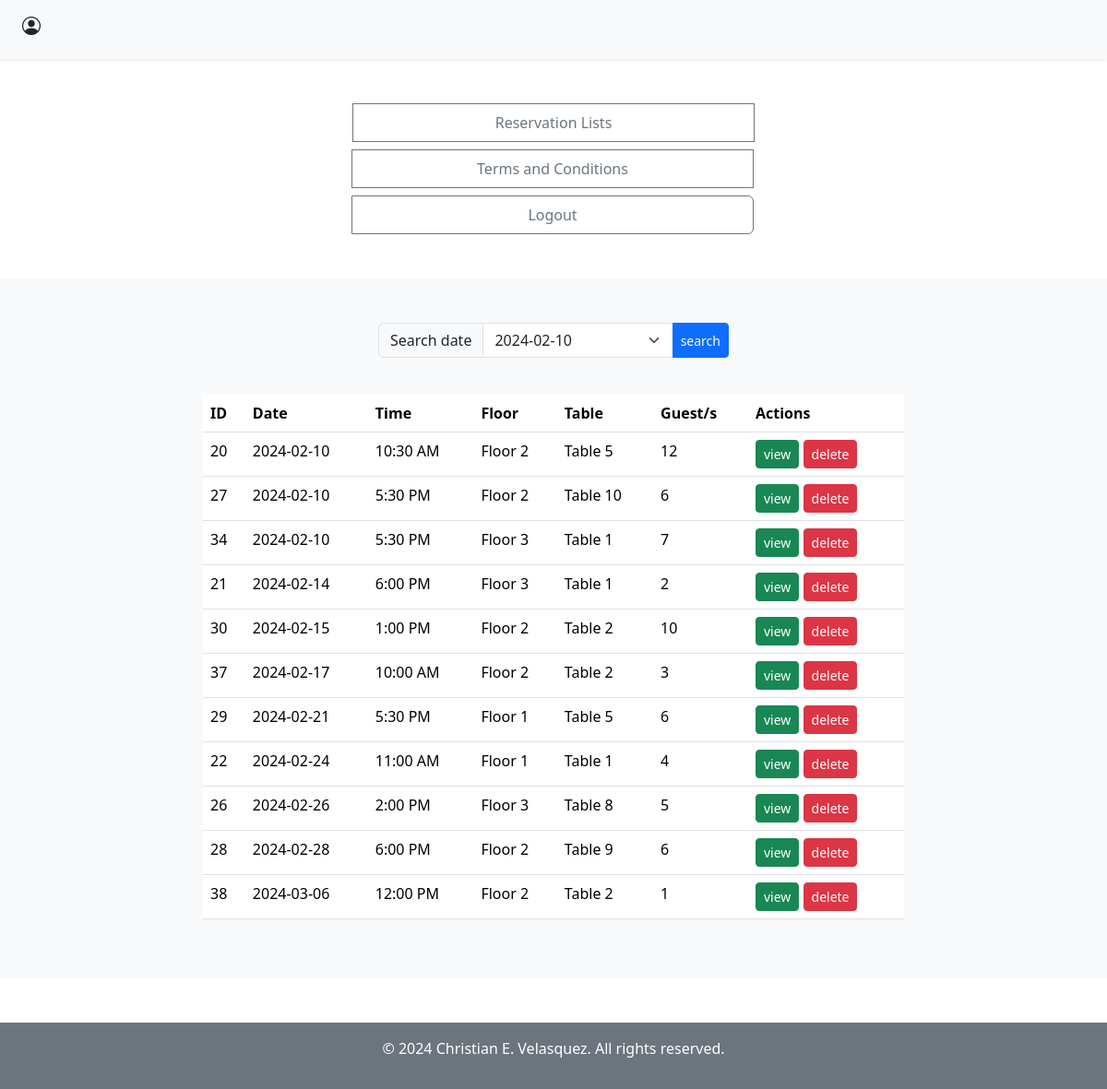
The app's page /admin.php with its own data.
### tables this page shows
CREATE TABLE `reservation_info` (
  `reservation_id` int(5) UNSIGNED ZEROFILL NOT NULL,
  `reservation_date` date DEFAULT NULL,
  `reservation_time` varchar(10) DEFAULT NULL,
  `num_guest` int(5) DEFAULT NULL,
  `reservation_floor` varchar(10) DEFAULT NULL,
  `reservation_table` varchar(10) DEFAULT NULL
);

### db_rdatas.php (the view, shortened to what this page needs)
<?php
require "dbconnection.php";
$reservationDatas = "SELECT * FROM reservation_info ORDER BY reservation_date ASC";
$datasQuery = $dbConnect->prepare($reservationDatas);
$datasQuery->execute();
$dataResults = $datasQuery->get_result();
if ($dataResults->num_rows > 0) {
  while ($dataRow =  $dataResults->fetch_assoc()) {
    echo "<section id='$dataRow[reservation_date]'>
            <tr>
              <td>$dataRow[reservation_id]</td>
              <td>$dataRow[reservation_date]</td>
              <td>$dataRow[reservation_time]</td>
              <td>$dataRow[reservation_floor]</td>
              <td>$dataRow[reservation_table]</td>
              <td>$dataRow[num_guest]</td>
              <td>
                <a href='rdview.php?id=$dataRow[reservation_id]' class='btn btn-success btn-sm'>view</a>
                <a href='rddelete.php?id=$dataRow[reservation_id]' class='btn btn-danger btn-sm'>delete</a>
              </td>
            </tr>
          </section>";
  }
} else {
  echo "<tr>
          <td colspan='7'>No data yet.</td>
        </tr>";;
}
?>

### records on screen
reservation_info: reservation_id "20", reservation_date "2024-02-10", reservation_time "10:30 AM", reservation_floor "Floor 2", reservation_table "Table 5", num_guest "12"
reservation_info: reservation_id "27", reservation_date "2024-02-10", reservation_time "5:30 PM", reservation_floor "Floor 2", reservation_table "Table 10", num_guest "6"
reservation_info: reservation_id "34", reservation_date "2024-02-10", reservation_time "5:30 PM", reservation_floor "Floor 3", reservation_table "Table 1", num_guest "7"
reservation_info: reservation_id "21", reservation_date "2024-02-14", reservation_time "6:00 PM", reservation_floor "Floor 3", reservation_table "Table 1", num_guest "2"
reservation_info: reservation_id "30", reservation_date "2024-02-15", reservation_time "1:00 PM", reservation_floor "Floor 2", reservation_table "Table 2", num_guest "10"
reservation_info: reservation_id "37", reservation_date "2024-02-17", reservation_time "10:00 AM", reservation_floor "Floor 2", reservation_table "Table 2", num_guest "3"
reservation_info: reservation_id "29", reservation_date "2024-02-21", reservation_time "5:30 PM", reservation_floor "Floor 1", reservation_table "Table 5", num_guest "6"
reservation_info: reservation_id "22", reservation_date "2024-02-24", reservation_time "11:00 AM", reservation_floor "Floor 1", reservation_table "Table 1", num_guest "4"
reservation_info: reservation_id "26", reservation_date "2024-02-26", reservation_time "2:00 PM", reservation_floor "Floor 3", reservation_table "Table 8", num_guest "5"
reservation_info: reservation_id "28", reservation_date "2024-02-28", reservation_time "6:00 PM", reservation_floor "Floor 2", reservation_table "Table 9", num_guest "6"
reservation_info: reservation_id "38", reservation_date "2024-03-06", reservation_time "12:00 PM", reservation_floor "Floor 2", reservation_table "Table 2", num_guest "1"

### other values on screen
form field reservationDate "2024-02-10"
